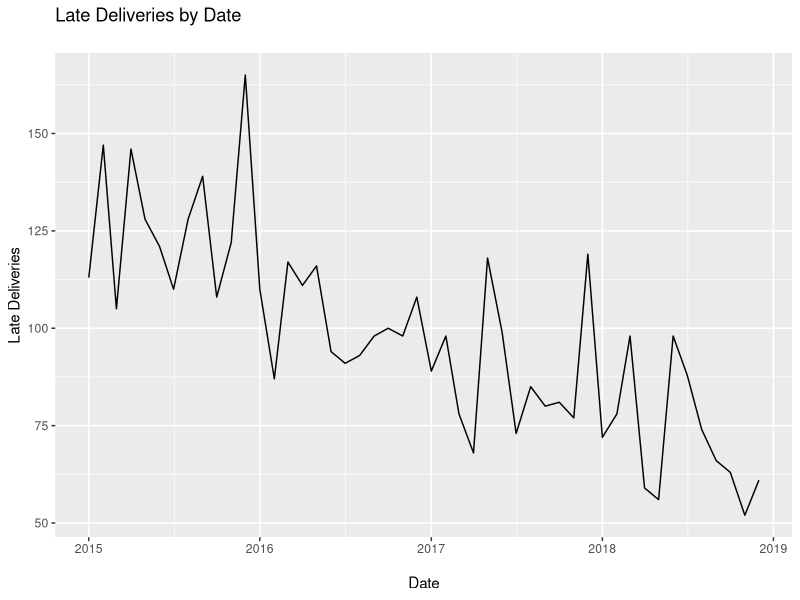
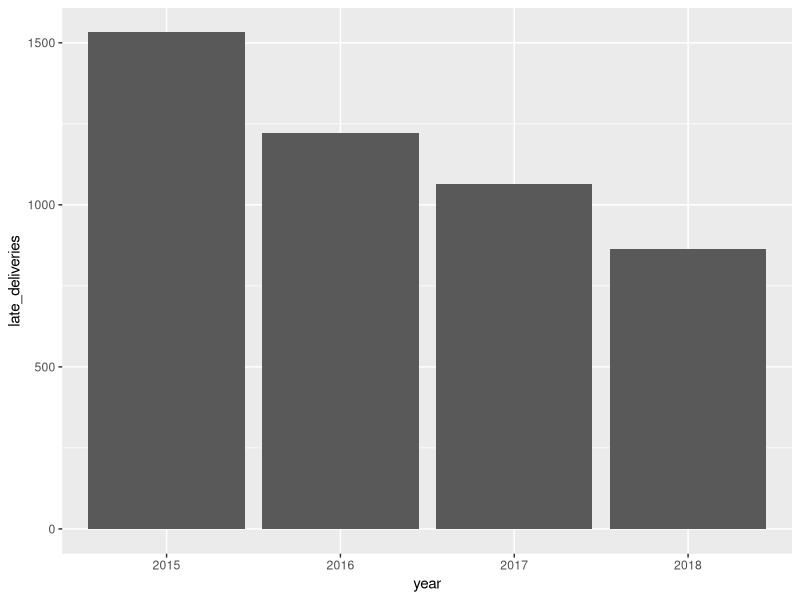
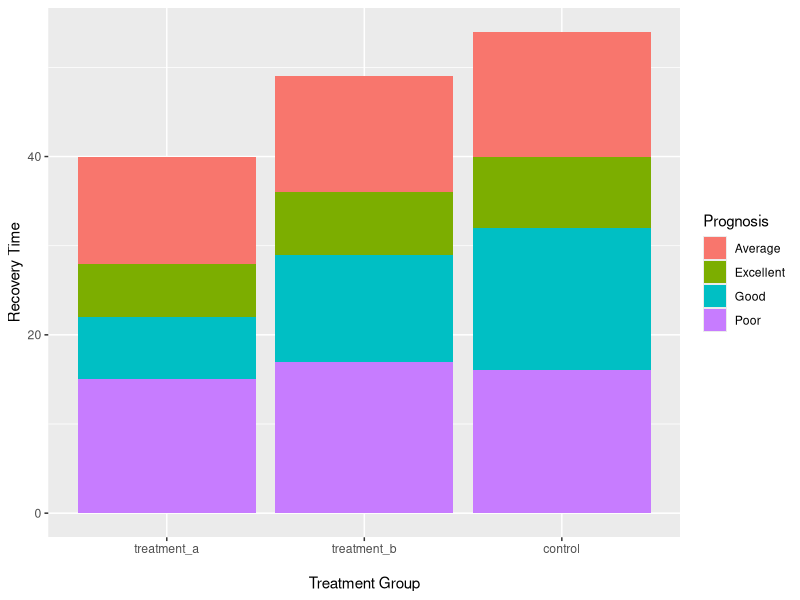
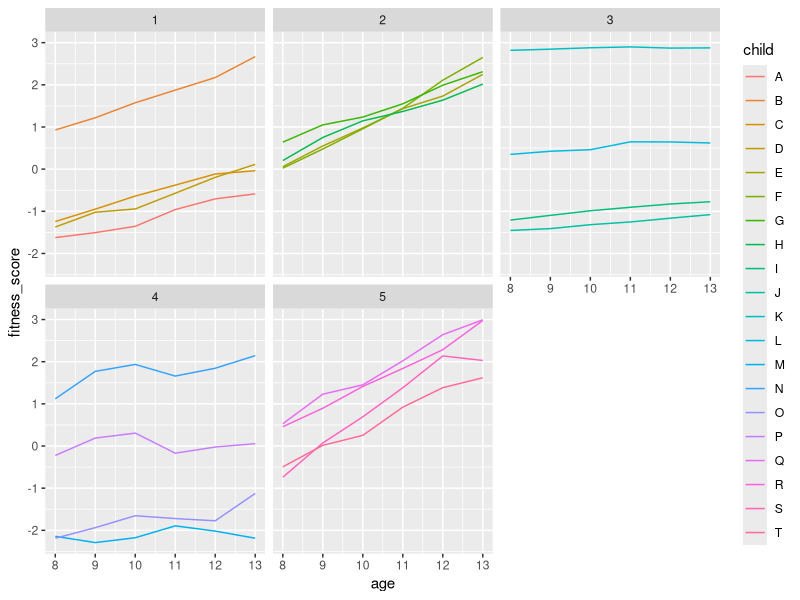
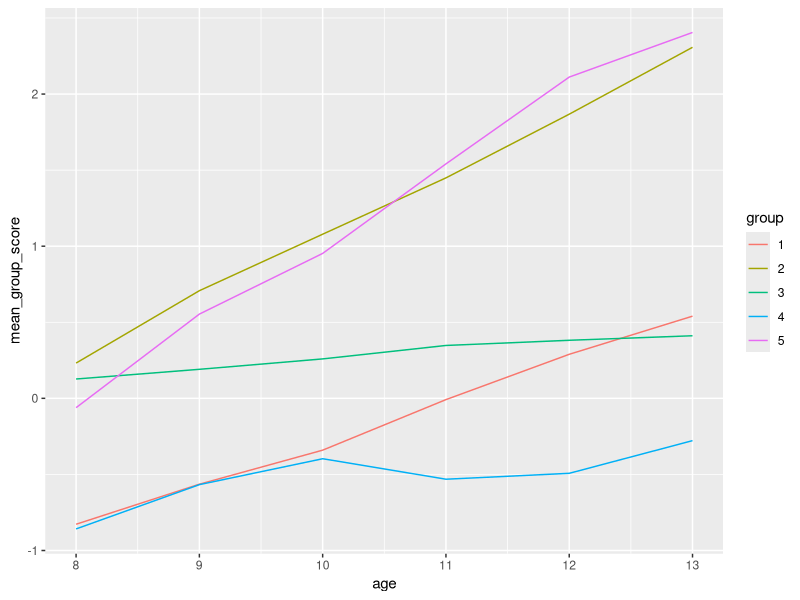
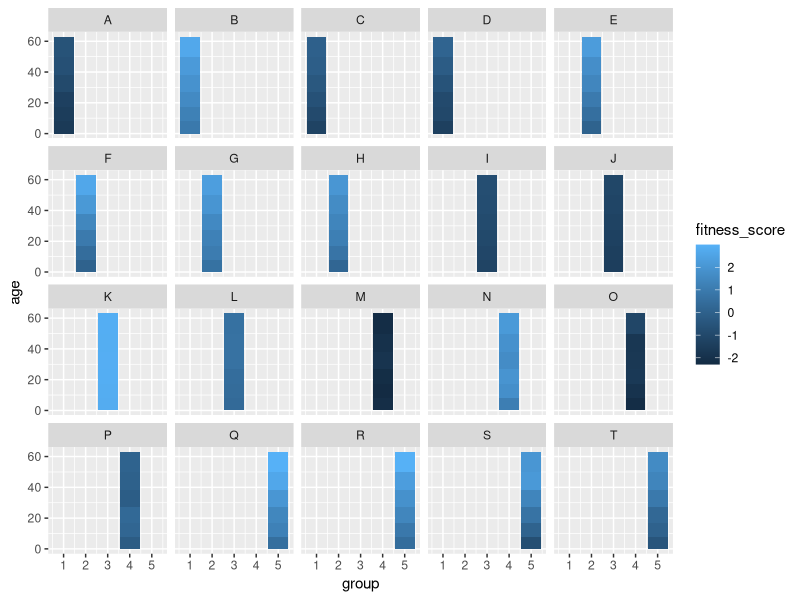
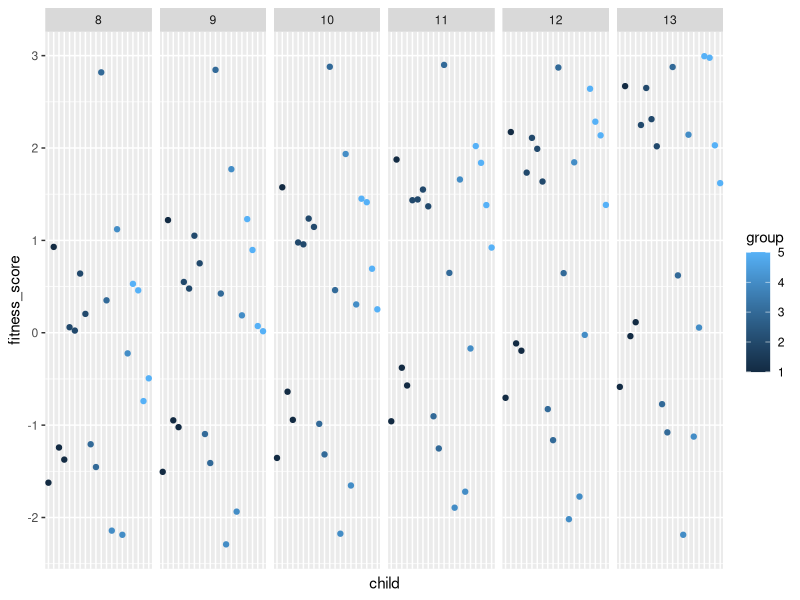
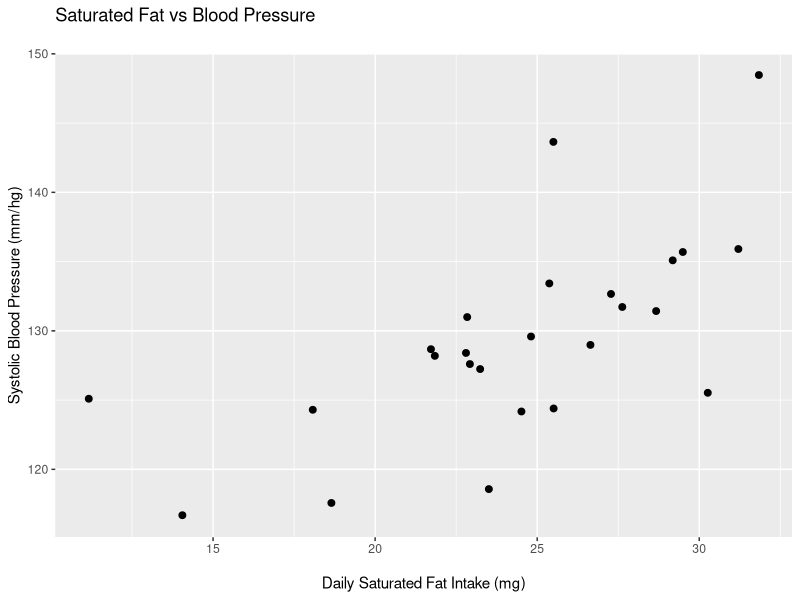

R code for these plots, in order:
## ---- chunk 1
library(tidyverse)
## ---- chunk 2
late_deliveries <- read_csv("data/late_deliveries.csv")
recovery_times <- read_csv("data/recovery_times.csv")
fitness_levels <- read_csv("data/fitness_levels.csv")
## ---- chunk 3
late_deliveries %>% 
  ggplot(aes(x = date,
             y = late_deliveries)) +
  geom_line() +
  labs(x = "\nDate",
       y = "Late Deliveries",
       title = "Late Deliveries by Date\n")
## ---- chunk 4
deliveries <- late_deliveries %>% 
  mutate(year = str_sub(date, 0,4))

ggplot(deliveries)+
  aes(year, late_deliveries)+
  geom_col()
## ---- chunk 5
recovery_times %>% 
  ggplot(aes(x = reorder(treatment_group, recovery),
             y = recovery,
             fill = prognosis)) + 
  geom_col() +
  labs(x = "\nTreatment Group",
       y = "Recovery Time",
       fill = "Prognosis")
## ---- chunk 6
fitness_levels %>% 
  ggplot(aes(x = age,
         y = fitness_score,
         group = child,
         colour = child)) +
  geom_line() +
  facet_wrap(~ group)
## ---- chunk 7
fitness_levels %>%
  group_by(group, age) %>% 
  mutate(mean_group_score = mean(fitness_score)) %>%
  mutate(group = as_factor(group)) %>% 
  ggplot() +
  aes(x = age, y = mean_group_score, group = group, colour = group) +
  geom_line()
## ---- chunk 8
fitness_levels %>%
  ggplot(aes(x = group,
             y = age,
             fill = fitness_score)) +
  geom_col() +
  facet_wrap(~child)
  labs(x = "\nGroup",
       y = "age",
       fill = "fitness score")
## ---- chunk 9
ggplot(fitness_levels)+
  aes(child, fitness_score)+
  geom_point(aes(colour = group))+
  facet_grid(~age)+
  theme(axis.ticks.x = element_blank(),
        axis.text.x = element_blank())
## ---- chunk 10
blood_pressure <- read_csv("data/blood_pressure.csv")
car_use <- read_csv("data/car_use.csv")
## ---- chunk 11
blood_pressure %>% 
  ggplot(aes(x = daily_saturated_fat_intake_mg,
             y = systolic_blood_pressure_mm_hg)) +
  geom_point(size = 2) +
  labs(x = "\nDaily Saturated Fat Intake (mg)",
       y = "Systolic Blood Pressure (mm/hg)",
       title = "Saturated Fat vs Blood Pressure\n")
## ---- chunk 12
car_use %>% 
  ggplot(aes(x = car_use_percent,
         y = air_so2_concentration_ppm)) +
  geom_point(aes(size = population)) +
  labs(x = "Car use percentage",
       y = "Air SO2 Concentration(ppm)",
       title = "SO2 concentration VS car se percentage\n")
## ---- chunk 13
car_use %>% 
  ggplot(aes(x = car_use_percent,
         y = population)) +
  geom_point(aes(size = air_so2_concentration_ppm), shape = 21, fill = "lightblue") +
  labs(x = "Car use percentage",
       y = "Population",
       title = "SO2 concentration VS car se percentage\n")
## ---- chunk 14
car_use %>% 
  ggplot(aes(y = car_use_percent,
         x = population)) +
  geom_point(aes(size = air_so2_concentration_ppm), shape = 21, fill = "lightblue", alpha = 0.6) +
  labs(y = "Car use percentage",
       x = "Population",
       title = "SO2 concentration VS car se percentage\n")
## ---- chunk 15
d20 <- read_csv("data/d20_outcomes.csv")
d20x5 <- read_csv("data/d20x5_outcomes.csv")
## ---- chunk 16
d20 %>% 
  ggplot(aes(x = outcome)) +
  geom_histogram(aes(colour = "red"), bins = 5)
## ---- chunk 17
d20x5 %>% 
  ggplot(aes(x = outcome)) +
  geom_histogram(bins = 16)
## ---- chunk 18
pension_surplus <- read_csv("data/pension_surplus.csv")
pension_liabilities <- read_csv("data/pension_liabilities.csv")
## ---- chunk 19
pension_liabilities %>% 
  ggplot(aes(x = year,
             y = liability_millions,
             fill = liability_type)) +
  geom_col()
